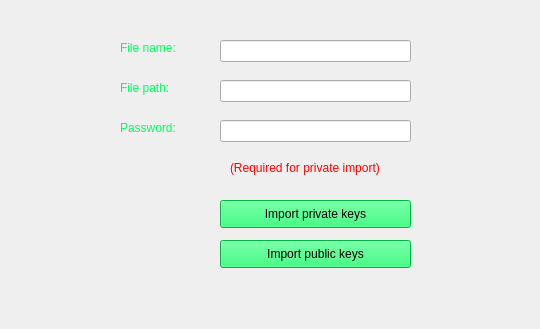
    <widget class="QWidget" name="tab_2">
     <attribute name="title">
      <string>Import keys</string>
     </attribute>
     <widget class="QLineEdit" name="import_filename">
      <property name="geometry">
       <rect>
        <x>220</x>
        <y>40</y>
        <width>191</width>
        <height>22</height>
       </rect>
      </property>
      <property name="styleSheet">
       <string notr="true">color:rgb(255, 183, 0)</string>
      </property>
     </widget>
     <widget class="QLabel" name="label49">
      <property name="geometry">
       <rect>
        <x>120</x>
        <y>40</y>
        <width>81</width>
        <height>16</height>
       </rect>
      </property>
      <property name="styleSheet">
       <string notr="true">color: rgb(0, 255, 93)</string>
      </property>
      <property name="text">
       <string>File name:</string>
      </property>
     </widget>
     <widget class="QLabel" name="label_50">
      <property name="geometry">
       <rect>
        <x>120</x>
        <y>80</y>
        <width>61</width>
        <height>16</height>
       </rect>
      </property>
      <property name="styleSheet">
       <string notr="true">color: rgb(0, 255, 93)</string>
      </property>
      <property name="text">
       <string>File path:</string>
      </property>
     </widget>
     <widget class="QLineEdit" name="import_path">
      <property name="geometry">
       <rect>
        <x>220</x>
        <y>80</y>
        <width>191</width>
        <height>22</height>
       </rect>
      </property>
      <property name="styleSheet">
       <string notr="true">color:rgb(255, 183, 0)</string>
      </property>
     </widget>
     <widget class="QPushButton" name="import_priv">
      <property name="geometry">
       <rect>
        <x>220</x>
        <y>200</y>
        <width>191</width>
        <height>28</height>
       </rect>
      </property>
      <property name="styleSheet">
       <string notr="true">color: rgb(0,0,0);
background-color: rgb(0, 255, 93)</string>
      </property>
      <property name="text">
       <string>Import private keys</string>
      </property>
     </widget>
     <widget class="QPushButton" name="import_pub">
      <property name="geometry">
       <rect>
        <x>220</x>
        <y>240</y>
        <width>191</width>
        <height>28</height>
       </rect>
      </property>
      <property name="styleSheet">
       <string notr="true">color: rgb(0,0,0);
background-color: rgb(0, 255, 93)</string>
      </property>
      <property name="text">
       <string>Import public keys</string>
      </property>
     </widget>
     <widget class="QLineEdit" name="import_pw">
      <property name="geometry">
       <rect>
        <x>220</x>
        <y>120</y>
        <width>191</width>
        <height>22</height>
       </rect>
      </property>
      <property name="styleSheet">
       <string notr="true">color:rgb(255, 183, 0)</string>
      </property>
      <property name="echoMode">
       <enum>QLineEdit::Password</enum>
      </property>
     </widget>
     <widget class="QLabel" name="label_56">
      <property name="geometry">
       <rect>
        <x>230</x>
        <y>160</y>
        <width>181</width>
        <height>16</height>
       </rect>
      </property>
      <property name="styleSheet">
       <string notr="true">color:rgb(255, 0, 0)</string>
      </property>
      <property name="text">
       <string>(Required for private import)</string>
      </property>
     </widget>
     <widget class="QLabel" name="label_57">
      <property name="geometry">
       <rect>
        <x>120</x>
        <y>120</y>
        <width>71</width>
        <height>16</height>
       </rect>
      </property>
      <property name="styleSheet">
       <string notr="true">color: rgb(0, 255, 93)</string>
      </property>
      <property name="text">
       <string>Password:</string>
      </property>
     </widget>
     <widget class="QLabel" name="import_err">
      <property name="geometry">
       <rect>
        <x>200</x>
        <y>300</y>
        <width>331</width>
        <height>20</height>
       </rect>
      </property>
      <property name="styleSheet">
       <string notr="true">color:rgb(255, 0, 0)</string>
      </property>
      <property name="text">
       <string/>
      </property>
     </widget>
    </widget>
